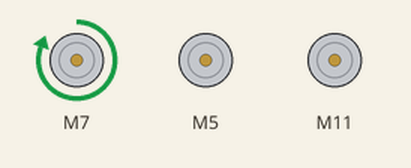
A sketch run on a simulated Arduino Uno, built with avr-gcc and run on an emulated ATmega328P. Shown: 3 × DC motor (green arrow = forward, orange = backward, longer = faster).

Above: at 0.1 s.
At 6.1 s:
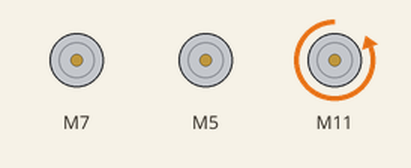
At 12.1 s:
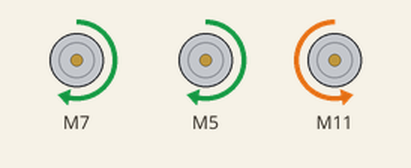
At 17.1 s:
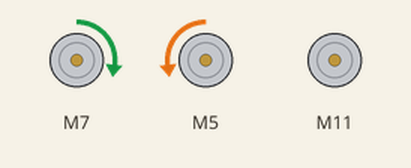
At 22.1 s:
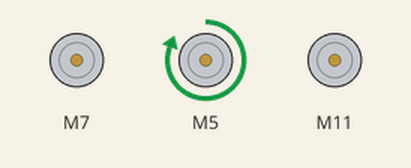
At 33.1 s:
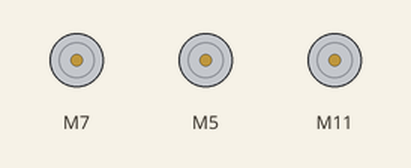
Timing chart, 0 to 40.0 s (numbered marks = the images above):
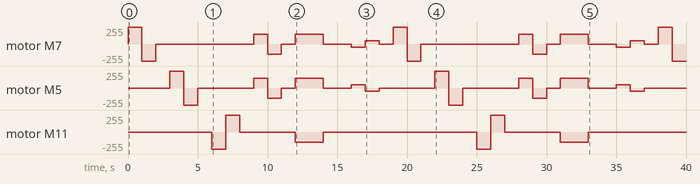

Measured:
- by itself, motor M5: stopped → forward 255/255 at 3.0 s, → backward 255/255 1.0 s later, → stopped 1.0 s later, → forward 150/255 4.0 s later, … (22 changes in this stretch)
- by itself, motor M11: stopped → backward 255/255 at 6.0 s, → forward 255/255 1.0 s later, → stopped 1.0 s later, → backward 150/255 4.0 s later, … (10 changes in this stretch)

The sketch:

tes_motor_soccer.ino
```cpp
/******************************************************************************
TestRun.ino
TB6612FNG H-Bridge Motor Driver Example code
Michelle @ SparkFun Electronics
8/20/16
https://github.com/sparkfun/SparkFun_TB6612FNG_Arduino_Library

Uses 2 motors to show examples of the functions in the library.  This causes
a robot to do a little 'jig'.  Each movement has an equal and opposite movement
so assuming your motors are balanced the bot should end up at the same place it
started.

Resources:
TB6612 SparkFun Library

Development environment specifics:
Developed on Arduino 1.6.4
Developed with ROB-9457
******************************************************************************/

// This is the library for the TB6612 that contains the class Motor and all the
// functions
#include <SparkFun_TB6612.h>

// Pins for all inputs, keep in mind the PWM defines must be on PWM pins
// the default pins listed are the ones used on the Redbot (ROB-12097) with
// the exception of STBY which the Redbot controls with a physical switch

// Motor 1 & 2
#define AIN1 7
#define AIN2 8
#define PWMA 9
#define BIN1 5
#define BIN2 4
#define PWMB 3
#define STBY_1 6

// Motor 3
#define CIN1 11
#define CIN2 12
#define PWMC 13
#define STBY_2 10

// these constants are used to allow you to make your motor configuration
// line up with function names like forward.  Value can be 1 or -1
const int offsetA = 1;
const int offsetB = 1;
const int offsetC = -1;

// Initializing motors.  The library will allow you to initialize as many
// motors as you have memory for.  If you are using functions like forward
// that take 2 motors as arguements you can either write new functions or
// call the function more than once.
Motor motor1 = Motor(AIN1, AIN2, PWMA, offsetA, STBY_1);
Motor motor2 = Motor(BIN1, BIN2, PWMB, offsetB, STBY_1);
Motor motor3 = Motor(CIN1, CIN2, PWMC, offsetC, STBY_2);

void setup()
{
 //Nothing here
}


void loop()
{
  // motor3.drive(255,1000);
  // motor3.drive(-255,1000);
  // motor3.brake();
  // delay(1000);
   //Use of the drive function which takes as arguements the speed
   //and optional duration.  A negative speed will cause it to go
   //backwards.  Speed can be from -255 to 255.  Also use of the
   //brake function which takes no arguements.
   motor1.drive(255,1000);
   motor1.drive(-255,1000);
   motor1.brake();
   delay(1000);

   //Use of the drive function which takes as arguements the speed
   //and optional duration.  A negative speed will cause it to go
   //backwards.  Speed can be from -255 to 255.  Also use of the
   //brake function which takes no arguements.
   motor2.drive(255,1000);
   motor2.drive(-255,1000);
   motor2.brake();
   delay(1000);

   motor3.drive(255,1000);
   motor3.drive(-255,1000);
   motor3.brake();
   delay(1000);

   //Use of the forward function, which takes as arguements two motors
   //and optionally a speed.  If a negative number is used for speed
   //it will go backwards
   forward(motor1, motor2, 150);
   delay(1000);

   //Use of the back function, which takes as arguments two motors
   //and optionally a speed.  Either a positive number or a negative
   //number for speed will cause it to go backwards
   back(motor1, motor2, -150);
   delay(1000);

   //Use of the brake function which takes as arguments two motors.
   //Note that functions do not stop motors on their own.
   brake(motor1, motor2);
   delay(1000);

   motor1.drive(150);
   motor2.drive(150);
   motor3.drive(150);
   Serial.println("Ketiga motor maju");
   delay(2000);

   motor1.brake();
   motor2.brake();
   motor3.brake();
   Serial.println("Ketiga motor berhenti");
   delay(2000);

   //Use of the left and right functions which take as arguements two
   //motors and a speed.  This function turns both motors to move in
   //the appropriate direction.  For turning a single motor use drive.
   left(motor1, motor2, 100);
   delay(1000);
   right(motor1, motor2, 100);
   delay(1000);

   //Use of brake again.
   brake(motor1, motor2);
   delay(1000);

}
```
